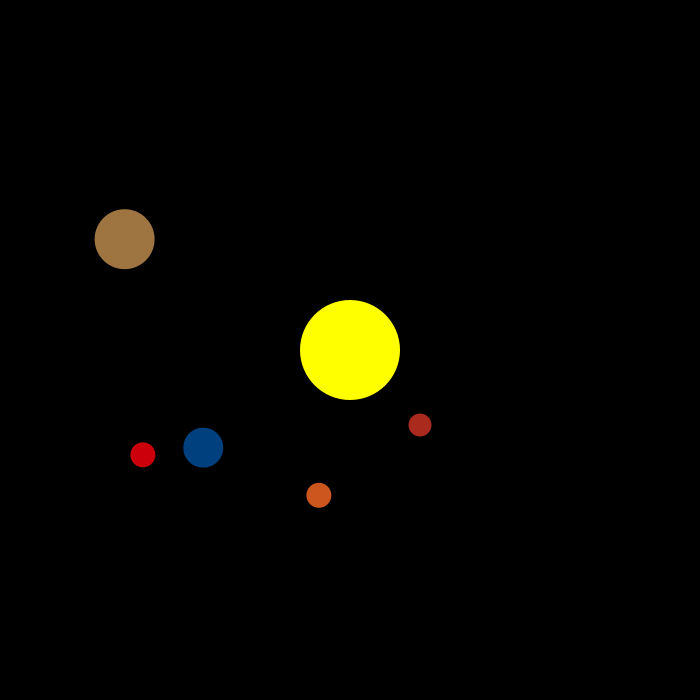
Frame 1 (no input)
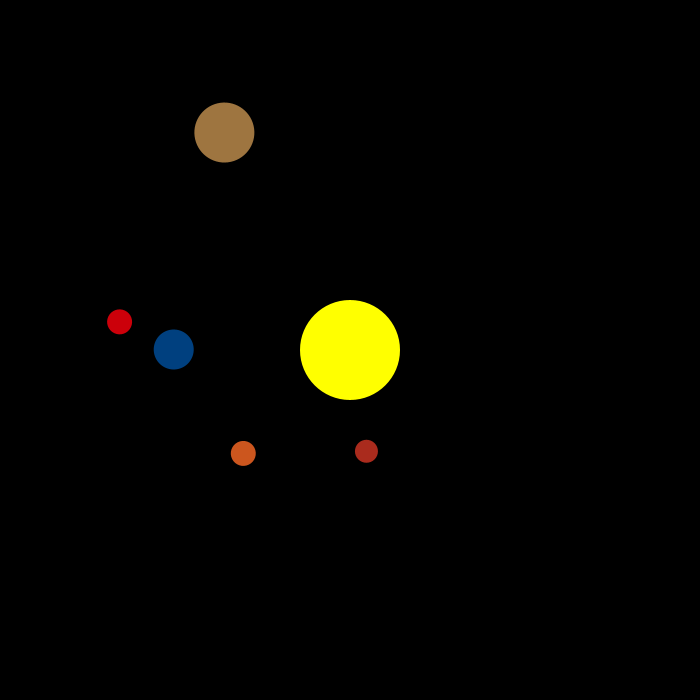
Frame 60 (the mouse pressed at the canvas centre just before this capture)
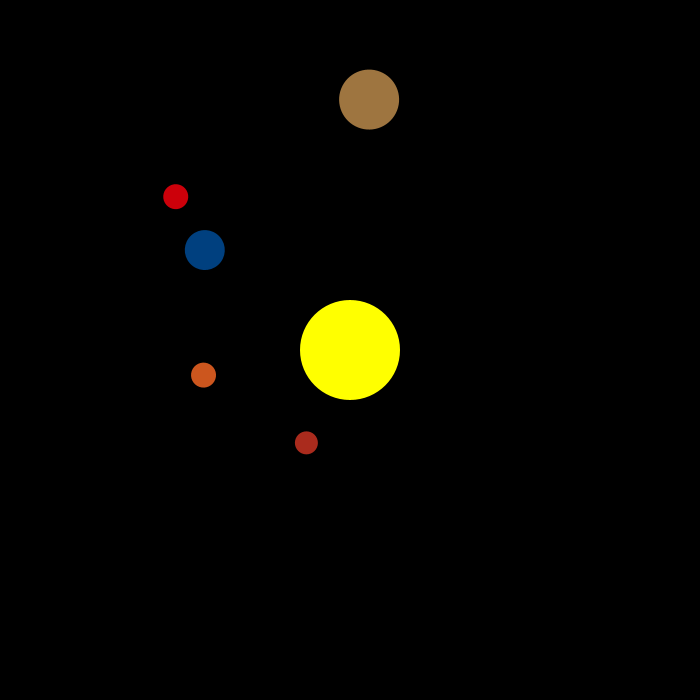
Frame 120 (the mouse held since frame 60 and released just before this capture)

The Processing sketch that drew these frames (run headless with seeded random() and noise(); from frame 60 on, the mouse is pressed at the canvas centre):

// Processing sketch: solar
// ── solar.pde
int xPos=200, xDir=1;
float ang=0;
void setup()
{
  size (700,700);
  smooth();
  background(0);
  noStroke();
  fill(0,255,0);
}

void draw()
{  
  background(0, 0, 0);
  fill(255,255,0);
  ellipse(350,350,100,100);
  translate(width/2, height/2);
  rotate(ang);
  ang+=0.01;
  //mercury
  fill(170, 43, 29);
  ellipse(70,75,23,23);
  //venus
  rotate(7);
  fill(204, 86, 30);
  ellipse(72,130,25,25);
  //earth
  rotate(0.7);
  fill(0, 64, 127);
  ellipse(74,160,40,40);
  //mars
  rotate(0.01);
  fill(204, 0, 10);
  ellipse(74,220,25,25);
  //jupiter
  rotate(0.9);
  fill(158, 117, 64);
  ellipse(74,240,60,60);
}
